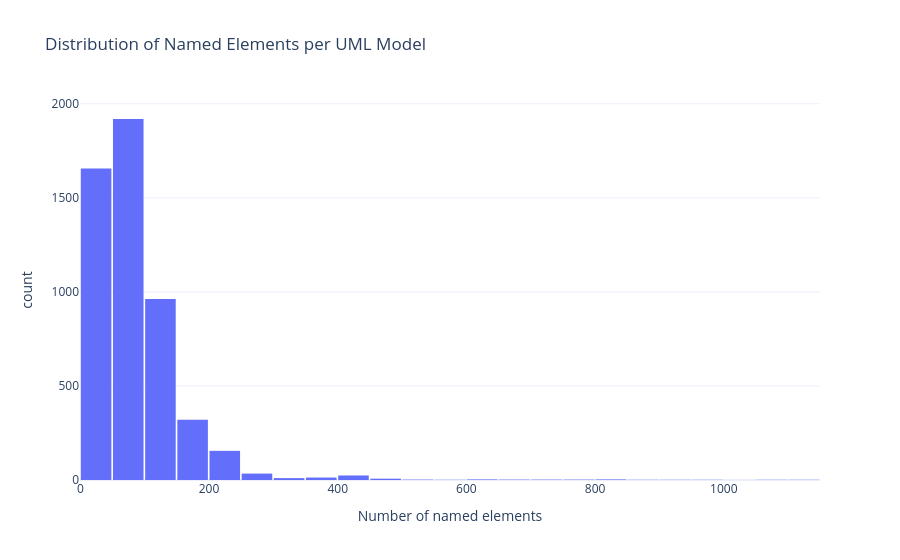

Notebook code cell kept with this figure:
### Code cell
fig = px.histogram(
    docs_df,
    x="n_named_elements",
    nbins=40,
    title="Distribution of Named Elements per UML Model",
    labels={"n_named_elements": "Number of named elements"},
    template=PLOTLY_TEMPLATE,
)
fig.update_layout(bargap=0.05)
fig.show()

### Figure 1 — Plotly figure (JSON) as saved in the notebook; plotly's stock layout.template omitted (floating-point values rounded to 4 significant figures; data arrays with more than 128 entries replaced by an {"elided": "..."} marker saying what was removed)
{"data": [{"bingroup": "x", "hovertemplate": "Number of named elements=%{x}<br>count=%{y}<extra></extra>", "legendgroup": "", "marker": {"color": "#636efa", "pattern": {"shape": ""}}, "name": "", "nbinsx": 40, "orientation": "v", "showlegend": false, "type": "histogram", "x": {"elided": "5120 int values"}, "xaxis": "x", "yaxis": "y"}], "layout": {"bargap": 0.05, "barmode": "relative", "legend": {"tracegroupgap": 0}, "title": {"text": "Distribution of Named Elements per UML Model"}, "xaxis": {"anchor": "y", "domain": [0, 1], "title": {"text": "Number of named elements"}}, "yaxis": {"anchor": "x", "domain": [0, 1], "title": {"text": "count"}}}}
